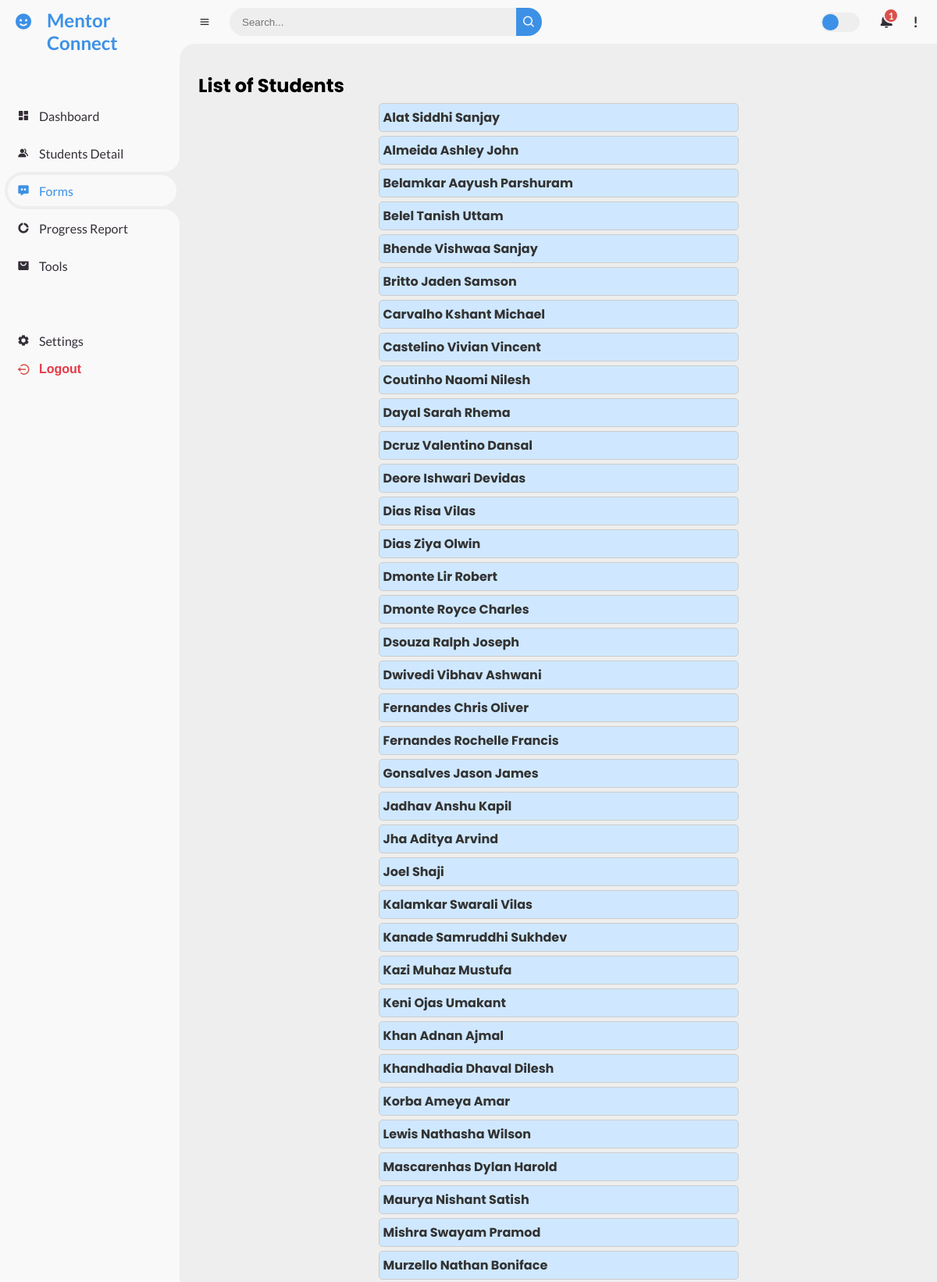
Screenshot of /form_dashboard/ (upper part) with the database file from the repository.
### mentor/models.py (models this page shows, shortened)
class Student(models.Model):
    name = models.CharField(max_length=100)
    gender = models.CharField(max_length=10)
    year = models.CharField(max_length=10)  # SE, TE, etc.
    semester = models.IntegerField()  # Sem value
    roll_number = models.CharField(max_length=10)  # Roll number from CSV
    branch = models.CharField(max_length=50)  # Branch like CE, IT, etc.
    division = models.CharField(max_length=1)  # Div value (e.g., B)
    token = models.CharField(max_length=100, null=True, blank=True)
    token_created_at = models.DateTimeField(null=True, blank=True)

### mentor/views.py (the view)
# urls.py: path('form_dashboard/', views.form_dashboard, name='form_dashboard'),
def form_dashboard(request):
    students = Student.objects.all()
    context = {
        'student_count': students.count(),
        'students': students,
        'student_names': [student.name for student in students],
    }
    return render(request, 'form_dashboard.html', context)

### templates/form_dashboard.html (shortened to what this page needs)
{% extends 'base.html' %}
{% block content %}
<h2>List of Students</h2>
<ul>
    {% for student in students %}
        <li class="student-item">
            <a href="javascript:void(0);">
                {{ student.name }}
            </a>
        </li>
    {% empty %}
        <li>No students available</li>
    {% endfor %}
</ul>
{% endblock %}

### static/CSS/mentor_dashboard.css (style rules this page uses)
* { margin: 0; padding: 0; box-sizing: border-box; }
a { text-decoration: none; }
li { list-style: none; }
:root { --poppins: "Poppins", sans-serif; --lato: "Lato", sans-serif; --light: #f9f9f9; --blue: #3c91e6; --light-blue: #cfe8ff; --grey: #eee; --dark-grey: #aaaaaa; --dark: #342e37; --red: #db504a; --yellow: #ffce26; --light-yellow: #fff2c6; --orange: #fd7238; --light-orange: #ffe0d3; }
html { overflow-x: hidden; }
body { background: var(--grey); overflow-x: hidden; }
ul { list-style-type: none; padding: 0; margin: 0; }
.student-item { position: relative; margin: 5px auto; padding: 5px; background-color: var(--light-blue); border: 1px solid #ccc; border-radius: 5px; transition: background-color 0.3s, transform 0.3s; z-index: 1; width: 50%; text-align: left; }
.student-item a { text-decoration: none; color: #333; font-weight: bold; }

### rows the page displays
Student: name "Alat Siddhi Sanjay"
Student: name "Almeida Ashley John"
Student: name "Belamkar Aayush Parshuram"
Student: name "Belel Tanish Uttam"
Student: name "Bhende Vishwaa Sanjay"
Student: name "Britto Jaden Samson"
Student: name "Carvalho Kshant Michael"
Student: name "Castelino Vivian Vincent"
Student: name "Coutinho Naomi Nilesh"
Student: name "Dayal Sarah Rhema"
Student: name "Dcruz Valentino Dansal"
Student: name "Deore Ishwari Devidas"
Student: name "Dias Risa Vilas"
Student: name "Dias Ziya Olwin"
Student: name "Dmonte Lir Robert"
Student: name "Dmonte Royce Charles"
Student: name "Dsouza Ralph Joseph"
Student: name "Dwivedi Vibhav Ashwani"
Student: name "Fernandes Chris Oliver"
Student: name "Fernandes Rochelle Francis"
Student: name "Gonsalves Jason James"
Student: name "Jadhav Anshu Kapil"
Student: name "Jha Aditya Arvind"
Student: name "Joel Shaji"
Student: name "Kalamkar Swarali Vilas"
Student: name "Kanade Samruddhi Sukhdev"
Student: name "Kazi Muhaz Mustufa"
Student: name "Keni Ojas Umakant"
Student: name "Khan Adnan Ajmal"
Student: name "Khandhadia Dhaval Dilesh"
Student: name "Korba Ameya Amar"
Student: name "Lewis Nathasha Wilson"
Student: name "Mascarenhas Dylan Harold"
Student: name "Maurya Nishant Satish"
Student: name "Mishra Swayam Pramod"
Student: name "Murzello Nathan Boniface"
